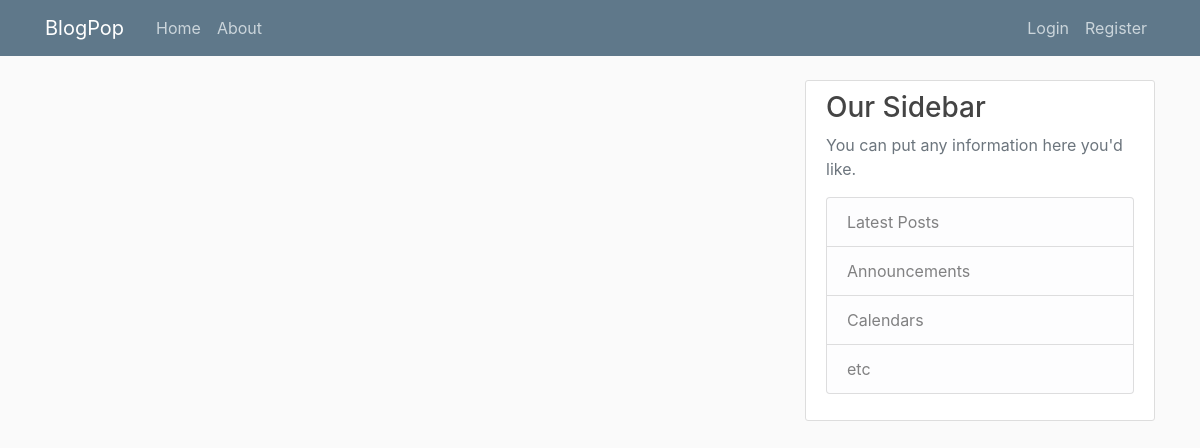
The app's page /, older data.
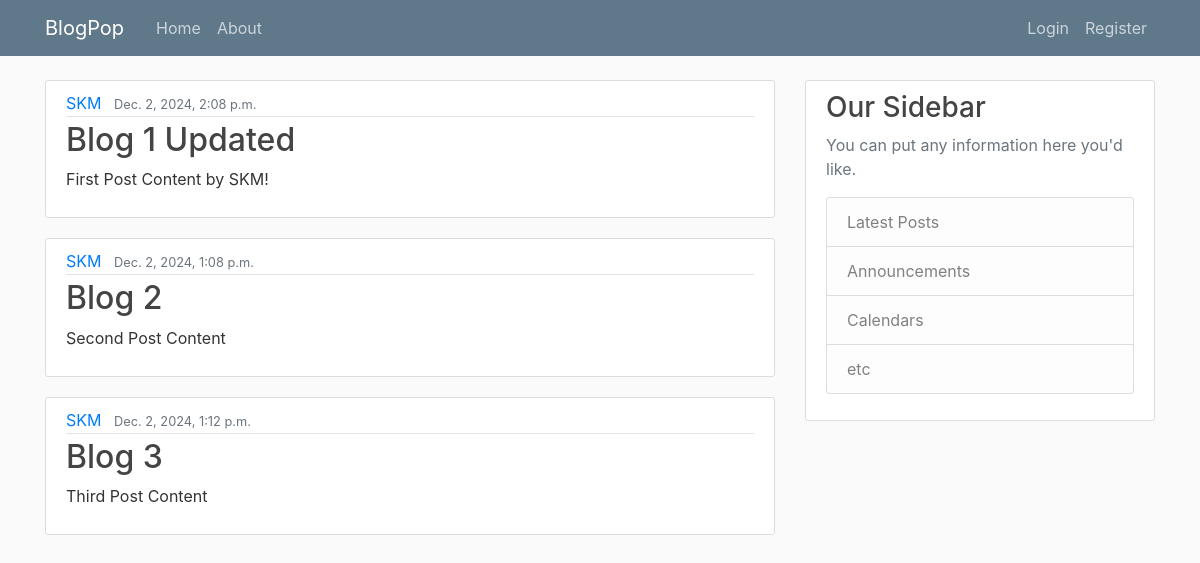
The same page, newer data.
### BlogPop/models.py (models this page shows, shortened)
class Post(models.Model):
    title = models.CharField(max_length=100)
    content = models.TextField()
    date_posted = models.DateTimeField(default=timezone.now)
    author = models.ForeignKey(User, on_delete=models.CASCADE)

### BlogPop/views.py (the view)
# urls.py: path('', views.home, name="Blog-home"),
def home(request):
    context = {'posts': Post.objects.all()}
    return render(request, 'BlogPop/home.html', context)

### BlogPop/templates/BlogPop/home.html
{% extends "BlogPop/base.html" %}
{% block content %}
    {% for post in posts %}
        <article class="media content-section">
          <div class="media-body">
            <div class="article-metadata">
              <a class="mr-2" href="#">{{ post.author }}</a>
              <small class="text-muted">{{ post.date_posted }}</small>
            </div>
            <h2><a class="article-title" href="#">{{ post.title }}</a></h2>
            <p class="article-content">{{ post.content }}</p>
          </div>
        </article>
    {% endfor %}
{% endblock content %}

### BlogPop/templates/BlogPop/base.html (shortened to what this page needs)
{% load static %}
<!DOCTYPE html>
<html>
<head>
    <link rel="stylesheet" href="https://maxcdn.bootstrapcdn.com/bootstrap/4.0.0/css/bootstrap.min.css">
    <link rel="stylesheet" type="text/css" href="{% static 'BlogPop/main.css' %}">
</head>
<body>
    <header class="site-header">
      <nav class="navbar navbar-expand-md navbar-dark bg-steel fixed-top">
        <div class="container">
          <a class="navbar-brand mr-4" href="{% url 'Blog-home' %}">BlogPop</a>
          <div class="collapse navbar-collapse" id="navbarToggle">
            <div class="navbar-nav mr-auto">
              <a class="nav-item nav-link" href="{% url 'Blog-home' %}">Home</a>
              <a class="nav-item nav-link" href="{% url 'Blog-about' %}">About</a>
            </div>
            <div class="navbar-nav">
              {% if user.is_authenticated %}
                <a class="nav-item nav-link" href="{% url 'profile' %}">Profile</a>
                <form action="{% url 'logout' %}" method="post">
                  {% csrf_token %}
                  <button type="submit" class="btn btn-outline-light">Logout</button>
                </form>
              {% else %}
                <a class="nav-item nav-link" href="{% url 'login' %}">Login</a>
                <a class="nav-item nav-link" href="{% url 'register' %}">Register</a>
              {% endif %}
            </div>
          </div>
        </div>
      </nav>
    </header>
    <main role="main" class="container">
      <div class="row">
        <div class="col-md-8">
          {% block content %}{% endblock %}
        </div>
        <div class="col-md-4">
          <div class="content-section">
            <h3>Our Sidebar</h3>
            <p class='text-muted'>You can put any information here you'd like.
              <ul class="list-group">
                <li class="list-group-item list-group-item-light">Latest Posts</li>
                <li class="list-group-item list-group-item-light">Announcements</li>
                <li class="list-group-item list-group-item-light">Calendars</li>
                <li class="list-group-item list-group-item-light">etc</li>
              </ul>
            </p>
          </div>
        </div>
      </div>
    </main>
</body>
</html>

### BlogPop/static/BlogPop/main.css (style rules this page uses)
body { background: #fafafa; color: #333333; margin-top: 5rem; }
h1, h2, h3, h4, h5, h6 { color: #444444; }
ul { margin: 0; }
.bg-steel { background-color: #5f788a; }
.site-header .navbar-nav .nav-link { color: #cbd5db; }
.content-section { background: #ffffff; padding: 10px 20px; border: 1px solid #dddddd; border-radius: 3px; margin-bottom: 20px; }
.article-title { color: #444444; }
.article-content { white-space: pre-line; }
.article-metadata { padding-bottom: 1px; margin-bottom: 4px; border-bottom: 1px solid #e3e3e3 }

Row changes from the older to the newer data that the page shows:
added Post: author "SKM", date_posted "Dec. 2, 2024, 2:08 p.m.", title "Blog 1 Updated", content "First Post Content by SKM!"
added Post: author "SKM", date_posted "Dec. 2, 2024, 1:08 p.m.", title "Blog 2", content "Second Post Content"
added Post: author "SKM", date_posted "Dec. 2, 2024, 1:12 p.m.", title "Blog 3", content "Third Post Content"
